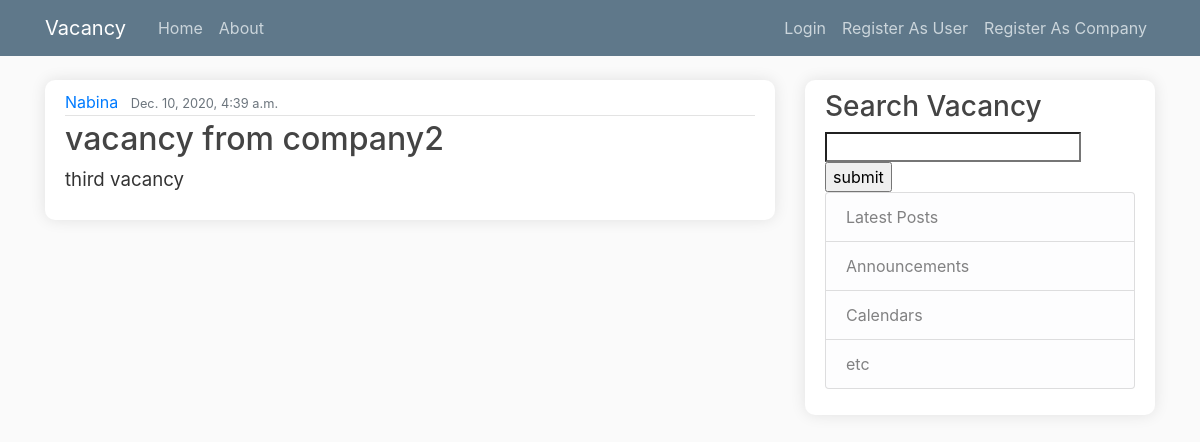
The app's page /vacancy/6/ with its own data.
### vacancy/models.py (models this page shows, shortened)
class Vacancy(models.Model):
    title = models.CharField(max_length=100)
    content = models.TextField()
    company = models.ForeignKey(User, on_delete=models.CASCADE)
    date_posted = models.DateTimeField(default=timezone.now)
    skill = models.ManyToManyField(Skill)
    class Meta:
        verbose_name_plural='vacancies'
        ordering = ['-date_posted']

### vacancy/views.py (the view)
# urls.py: path('vacancy/<int:pk>/', VacancyDetailView.as_view(), name = 'vacancy-detail'),
class VacancyDetailView(DetailView):
    model = Vacancy

### vacancy/templates/vacancy/vacancy_detail.html
{% extends "vacancy/base.html" %}
{% block content %}
        <article class="media content-section">
            <div class="media-body">
                <div class="article-metadata">
                    <a class="mr-2" href="#">{{ vacancy.company }}</a>
                    <small class="text-muted">{{ vacancy.date_posted }}</small>
                </div>
                <h2><a class="article-title" href="#">{{ vacancy.title }}</a></h2>
                <p class="article-content">{{ vacancy.content }}</p>
            </div>
        </article>
{% endblock content %}

### vacancy/static/vacancy/main.css (style rules this page uses)
body { background: #fafafa; color: #333333; margin-top: 5rem; }
h1, h2, h3, h4, h5, h6 { color: #444444; }
.content-section { background: #ffffff; padding: 10px 20px; border-radius: 10px; margin-bottom: 20px; box-shadow: 0 0 15px rgba(0,0,0,0.1); }
.article-title { color: #444444; }
.article-content { white-space: pre-line; font-size: 14pt; }
.article-metadata { padding-bottom: 1px; margin-bottom: 4px; border-bottom: 1px solid #e3e3e3 }

### records on screen
Vacancy: company "Nabina", date_posted "Dec. 10, 2020, 4:39 a.m.", title "vacancy from company2", content "third vacancy"
